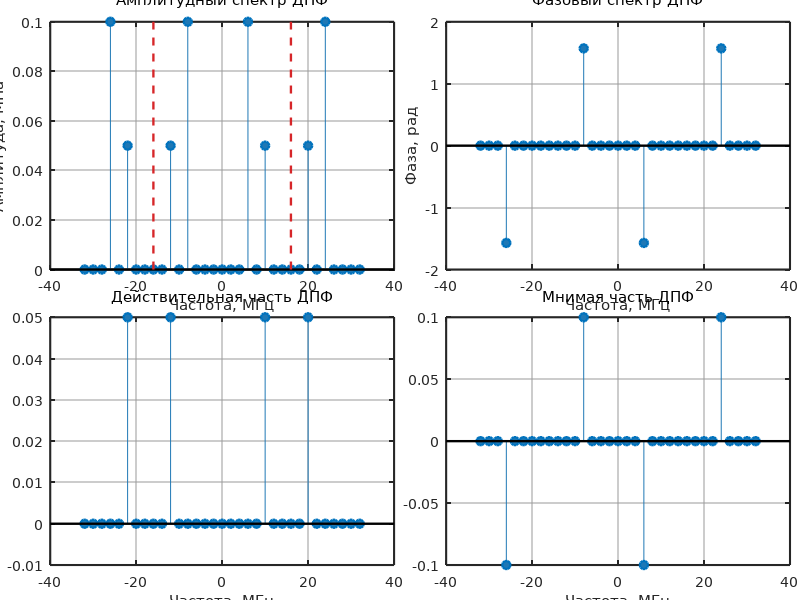

Recreate this plot in MATLAB.
clear; clc; close all;

blue_color = [0.12, 0.47, 0.71];
red_color  = [0.84, 0.15, 0.16];
set(0, 'DefaultFigureColor', 'w');
set(0, 'DefaultAxesColor', 'w');
set(0, 'DefaultTextFontName', 'DejaVu Sans');
set(0, 'DefaultAxesFontName', 'DejaVu Sans');
set(0, 'DefaultAxesFontSize', 10);
set(0, 'DefaultTextFontSize', 12);
set(0, 'DefaultAxesLineWidth', 1.5);
set(0, 'DefaultLineLineWidth', 1.7);
set(0, 'DefaultTextFontWeight', 'normal');
set(0, 'DefaultAxesTitleFontWeight', 'normal'); 
set(0, 'DefaultAxesTickDir', 'in');
set(0, 'DefaultAxesTickLength', [0.015 0.025]);

set(0, 'DefaultAxesXGrid', 'on');
set(0, 'DefaultAxesYGrid', 'on');
set(0, 'DefaultAxesGridLineStyle', '-');
set(0, 'DefaultAxesGridColor', [0.6 0.6 0.6]);
set(0, 'DefaultAxesGridAlpha', 0.5);

a0 = 0.1;
f0 = 2.0;
w0 = 2 * pi * f0;
T = 0.5;
N = 16;
h = T / N;
fs = 1 / h;

l_indices = 0:1:N;
t_l = l_indices * h;
p_l = 2 * a0 * sin(3*w0 * t_l) + a0 * cos(5 * w0 * t_l);
p_T_discrete = zeros(N);

half_N = N / 2;
for n = 0 : half_N
    sum_val = 0;
    for l = 0:(N-1)
        exponent = -1i * 2 * pi * n * l / N;
        sum_val = sum_val + p_l(l+1) * exp(exponent);
    end
    p_T_discrete(n+1) = sum_val / N;
end

for n = half_N+1:(N-1)
    p_T_discrete(n) = conj(p_T_discrete((N - n) + 1));
end

n_extended = -N:1:N;
freqs_extended = n_extended .* (fs / N);
p_T_extended = p_T_discrete(mod(n_extended, N) + 1);
p_T_extended(abs(p_T_extended) < 1e-10) = 0;

ampliude_ext = abs(p_T_extended);
phase_ext = angle(p_T_extended);
real_part_ext = real(p_T_extended);
imag_part_ext = imag(p_T_extended);


figure('Position', [110, 55, 1600, 1300]);

axes('Position', [0.0628, 0.5508, 0.4298, 0.4129]); 
stem(freqs_extended, ampliude_ext, 'filled', 'Color', blue_color, 'MarkerFaceColor', blue_color);
hold on;
y_bounds = ylim;
plot([fs/2, fs/2], y_bounds, '--r', 'LineWidth', 1.7, 'Color', red_color);
plot([-fs/2, -fs/2], y_bounds, '--r', 'LineWidth', 1.7, 'Color', red_color);
hold off;
title('Амплитудный спектр ДПФ');
xlabel('Частота, МГц');
ylabel('Амплитуда, МПа');
grid on;

axes('Position', [0.5577, 0.5508, 0.4298, 0.4129]); 
stem(freqs_extended, phase_ext, 'filled', 'Color', blue_color, 'MarkerFaceColor', blue_color)
title('Фазовый спектр ДПФ');
xlabel('Частота, МГц');
ylabel('Фаза, рад');
grid on;

axes('Position', [0.0628, 0.0583, 0.4298, 0.4129]); 
stem(freqs_extended, real_part_ext, 'filled', 'Color', blue_color, 'MarkerFaceColor', blue_color)
title('Действительная часть ДПФ');
xlabel('Частота, МГц');
grid on;

axes('Position', [0.5577, 0.0583, 0.4298, 0.4129]); 
stem(freqs_extended, imag_part_ext, 'filled', 'Color', blue_color, 'MarkerFaceColor', blue_color)
title('Мнимая часть ДПФ');
xlabel('Частота, МГц');
grid on;

print(gcf, 'fig_3_m.png', '-dpng', '-r300');
